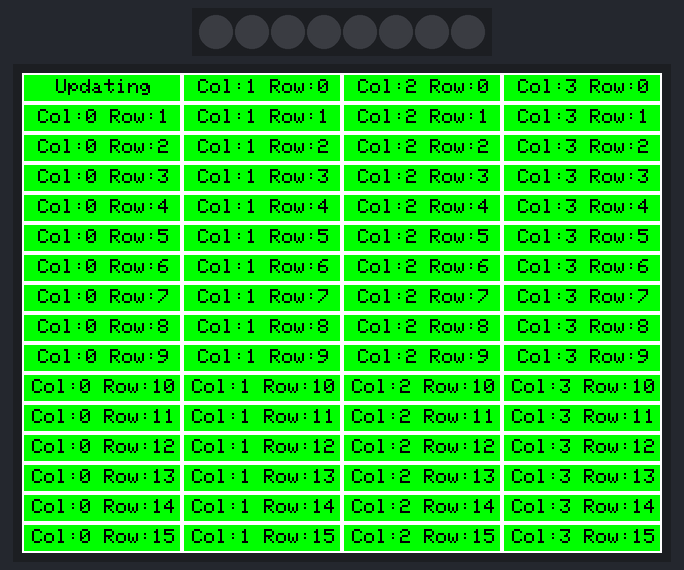
A sketch run on a simulated Arduino Uno, built with avr-gcc and run on an emulated ATmega328P. On the bench: 8 RGB LEDs in strip order, left to right, 320×240 colour display. WiFi joins after 1.5 s; servers stay silent unless stated; random numbers use the default seed unless the sketch sets one; what the sketch prints to the serial monitor is not drawn.

Above: at 2.6 s.
At 7.6 s:
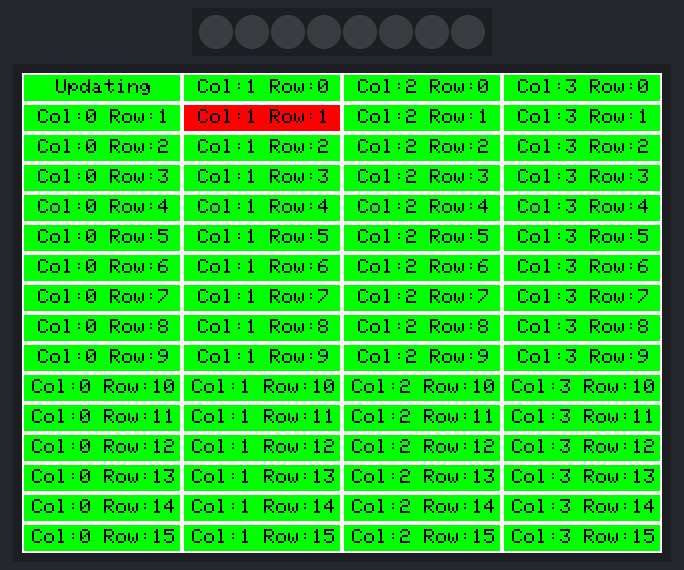
At 12.7 s:
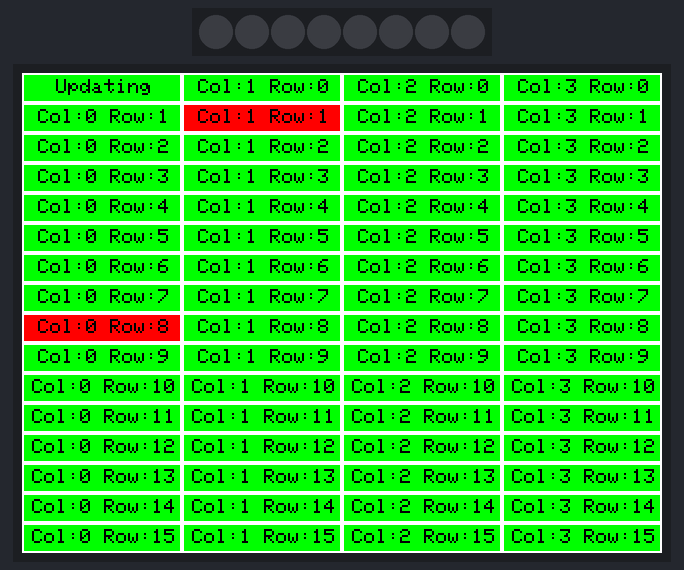
At 17.7 s:
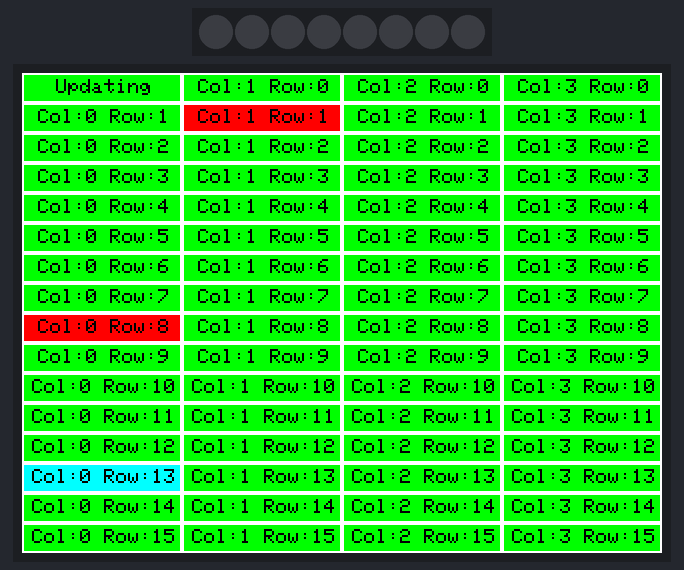
At 27.8 s:
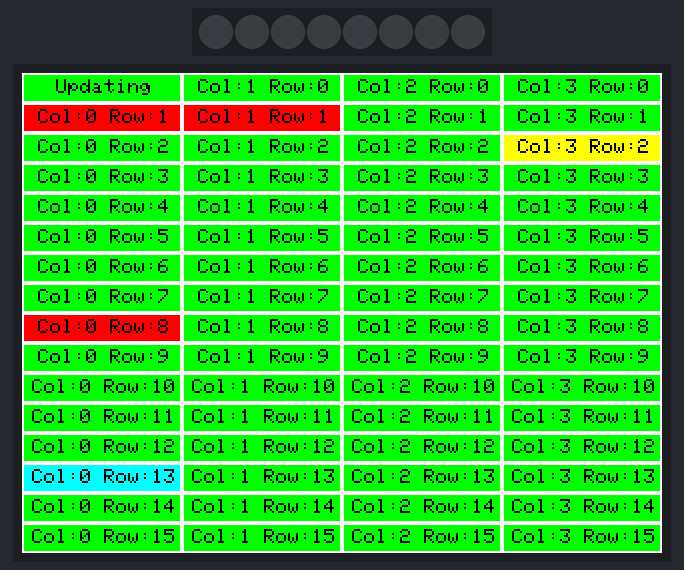
At 37.8 s:
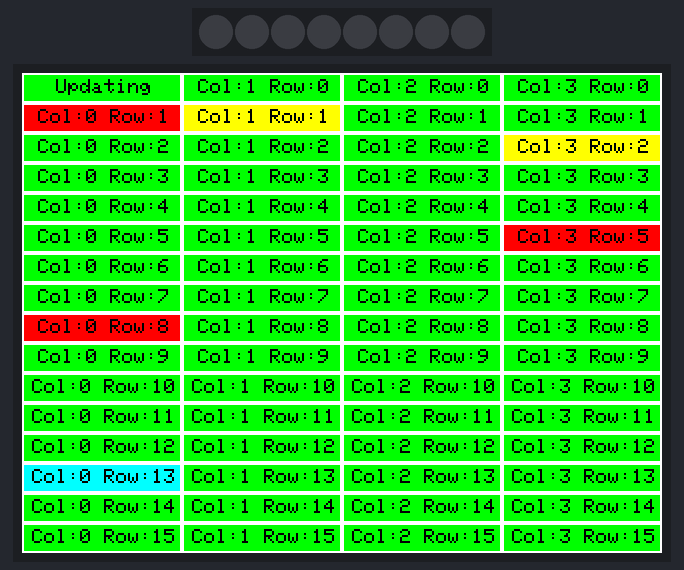

The sketch:

NagiosMonitor_IL9340_Panel.ino
```cpp
#include <SPI.h>
#include <Ethernet.h>
#include <EthernetUdp.h>

#include "Adafruit_GFX.h"
#include "Adafruit_ILI9340.h"

#include <Wire.h>
#include<RTClib.h>
#include <Adafruit_NeoPixel.h>

#define _sclk 13
#define _miso 12
#define _mosi 11
#define _cs 3
#define _dc 9
#define _rst 8

Adafruit_ILI9340 tft = Adafruit_ILI9340(_cs, _dc, _rst);
#define NEOPIN 4
Adafruit_NeoPixel strip = Adafruit_NeoPixel(8, NEOPIN, NEO_GRB + NEO_KHZ800);


RTC_DS1307 RTC;

byte mac[] = { 0xDE, 0xAD, 0xBE, 0xEF, 0xFE, 0xED };

EthernetUDP udp;
EthernetClient client;

char ledserver[] = "iq-colo.sneaky.net";

// HACK!
// char server[] = "pool.ntp.org";
IPAddress timeServer(209,43,20,114); // time-a.timefreq.bldrdoc.gov NTP server

unsigned int localPort = 8888;      // local port to listen for UDP packets
const int NTP_PACKET_SIZE= 48; // NTP time stamp is in the first 48 bytes of the message
byte packetBuffer[ NTP_PACKET_SIZE]; //buffer to hold incoming and outgoing packets
unsigned long secsSince1900;
unsigned long secsLastSet;
unsigned long secsLastLED;
unsigned long secsDelay = 600;
int counter;
int testing=0;
int oldTesting=360;
unsigned long offset = -14400;

int state[16][4] = {
 { 0, 0, 0, 0 },
 { 0, 0, 0, 0 },
 { 0, 0, 0, 0 },
 { 0, 0, 0, 0 },
 { 0, 0, 0, 0 },
 { 0, 0, 0, 0 },
 { 0, 0, 0, 0 },
 { 0, 0, 0, 0 },
 { 0, 0, 0, 0 },
 { 0, 0, 0, 0 },
 { 0, 0, 0, 0 },
 { 0, 0, 0, 0 },
 { 0, 0, 0, 0 },
 { 0, 0, 0, 0 },
 { 0, 0, 0, 0 },
 { 0, 0, 0, 0 },
};

int oldState[4][16] = {
 { 255, 255, 255, 255, 255, 255, 255, 255, 255, 255, 255, 255, 255, 255, 255, 255},
 { 255, 255, 255, 255, 255, 255, 255, 255, 255, 255, 255, 255, 255, 255, 255, 255},
 { 255, 255, 255, 255, 255, 255, 255, 255, 255, 255, 255, 255, 255, 255, 255, 255},
 { 255, 255, 255, 255, 255, 255, 255, 255, 255, 255, 255, 255, 255, 255, 255, 255},
};

void setup() {
  Serial.begin(9600);
  while(!Serial);

  strip.begin();
  strip.show();

  tft.begin();

  tft.setRotation(3);

  tft.fillScreen(ILI9340_BLACK);

  Wire.begin();
  RTC.begin();

  if ( !RTC.isrunning()) {
    tft.println("RTC is NOT running!");
    RTC.adjust(DateTime(__DATE__, __TIME__));
  }

  if ( Ethernet.begin(mac) == 0 ) {
    tft.println("Failed to configure Ethernet using DHCP.");
    for(;;);
  }

  udp.begin(localPort);

//  drawIndicator( 0, 0, "0x0", ILI9340_MAGENTA );
//  drawIndicator( 1, 0, "1x0 1", ILI9340_GREEN );
//  drawIndicator( 2, 0, "2x0 12", ILI9340_RED );
//  drawIndicator( 3, 0, "3x0 123", ILI9340_GREEN );

//  drawIndicator( 0, 1, "0x1 1234", ILI9340_GREEN );
//  drawIndicator( 1, 1, "1x1 12345", ILI9340_YELLOW );
//  drawIndicator( 2, 1, "2x1", ILI9340_GREEN );
//  drawIndicator( 3, 1, "3x1", ILI9340_GREEN );

//  drawIndicator( 0, 2, "0x2", ILI9340_GREEN );
//  drawIndicator( 1, 2, "1x2", ILI9340_GREEN );
//  drawIndicator( 2, 2, "2x2", ILI9340_BLUE );
//  drawIndicator( 3, 2, "3x2", ILI9340_GREEN );

//  drawIndicator( 0, 3, "0x3", ILI9340_CYAN );
//  drawIndicator( 1, 3, "1x3", ILI9340_GREEN );
//  drawIndicator( 2, 3, "2x3", ILI9340_RED );
//  drawIndicator( 3, 3, "3x3", ILI9340_GREEN );

//  drawIndicator( 0, 6, "prdzacaadbc01", ILI9340_GREEN );

//  drawIndicator( 0, 15, "stgzaoraetl01", ILI9340_GREEN );

}

String working;

void loop() {

  working = "Updating";
  drawIndicator( 0, 0, working, 2 );

  for (int column = 0; column < 4; column++ ) {
   for (int row = 0; row < 16; row++) {

     String name;
     String colString = "Col:";
     String rowString = " Row:";
     name = colString + column + rowString + row;

     uint16_t color = ILI9340_WHITE;

     if (!( column == 0 && row == 0 )) drawIndicator( column, row, name, state[row][column] );

   }
  }

 state[random(0,16)][random(0,4)] = random(1,4);

 if ( random(0,20) == 0 ) {
    for (int column = 0; column < 4; column++ ) {
      for (int row = 0; row < 16; row++) {
       // It's backward!  (column is row... LAZY!)
       state[row][column] = 0;
      }
    }
 }


 drawIndicator( 0, 0, working, 0 );

 delay(5000);
}


#define _indicatorWidth 80
#define _indicatorHeight 15

// X = horiz, Y = vert positions

void drawIndicator ( int x, int y, String title, int value ) {

  uint16_t color = ILI9340_WHITE;

  switch ( value ) {
   case 0:
    color = ILI9340_GREEN;
    break;
   case 1:
    color = ILI9340_YELLOW;
    break;
   case 2:
    color = ILI9340_RED;
    break;
   case 3:
    color = ILI9340_CYAN;
    break;
   default:
    color = ILI9340_BLACK;
  }

  if ( oldState[x][y] == value ) return;

  Serial.print("Running ");
  Serial.print(x);
  Serial.print(" ");
  Serial.println(y);


  tft.drawRect ( x * _indicatorWidth, y * _indicatorHeight, _indicatorWidth, _indicatorHeight, ILI9340_WHITE );
  tft.fillRect ( x * _indicatorWidth+1, y * _indicatorHeight+1, _indicatorWidth-2, _indicatorHeight-2, color );
  tft.setCursor(  x * _indicatorWidth + _indicatorWidth * .5+1 - 6* title.length() * .5 , y * _indicatorHeight + _indicatorHeight/2 - 4 );
  tft.setTextColor ( ILI9340_BLACK );
  tft.print( title );

  oldState[x][y] = value;

}
```

Measured:
- what the display in image 0 shows lasts 5.0 s, from 2.6 s to 7.6 s
